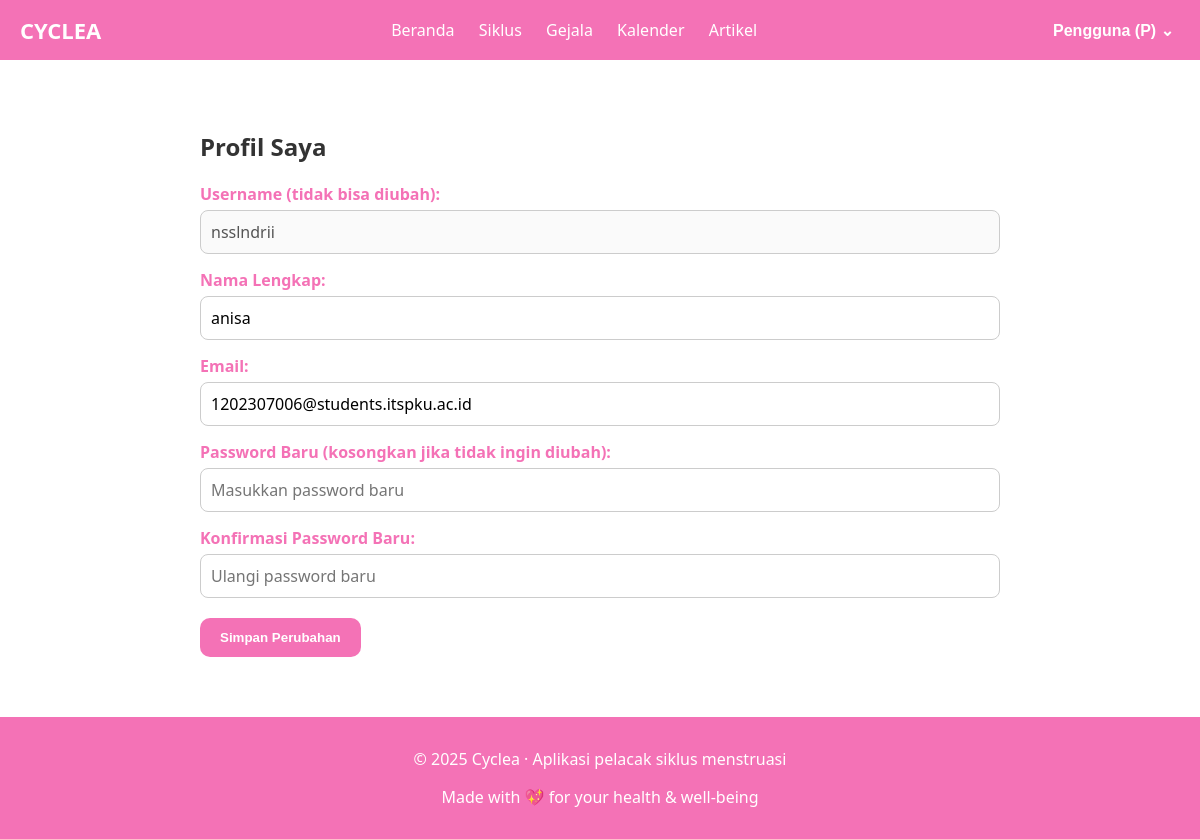
Page /pages/profil.php (signed in) on the committed database.
### tables this page shows
CREATE TABLE `users` (
  `id` int(11) NOT NULL,
  `username` varchar(50) NOT NULL,
  `password` varchar(100) NOT NULL,
  `email` varchar(100) NOT NULL,
  `nama_lengkap` varchar(100) DEFAULT NULL,
  `foto_profil` varchar(255) DEFAULT NULL,
  `created_at` timestamp NOT NULL DEFAULT current_timestamp()
);

### pages/profil.php (the view, shortened to what this page needs)
<?php
require '../proses/db.php';
$user_id = $_SESSION['user_id'];
$stmt = $conn->prepare("SELECT username, nama_lengkap, email FROM users WHERE id = ?");
$stmt->bind_param("i", $user_id);
$stmt->execute();
$result = $stmt->get_result();
$user = $result->fetch_assoc();
?>
<!DOCTYPE html>
<html lang="id">
<head>
  <link rel="stylesheet" href="/kalender_mens/css/style.css">
</head>
<body>
<?php include '../includes/header.php'; ?>
<div class="container">
  <h2>Profil Saya</h2>
  <form action="../proses/update_profil.php" method="POST">
    <label for="username">Username (tidak bisa diubah):</label>
    <input type="text" id="username" name="username" value="<?= htmlspecialchars($user['username']) ?>" disabled>
    <label for="nama_lengkap">Nama Lengkap:</label>
    <input type="text" id="nama_lengkap" name="nama_lengkap" value="<?= htmlspecialchars($user['nama_lengkap']) ?>" required>
    <label for="email">Email:</label>
    <input type="email" id="email" name="email" value="<?= htmlspecialchars($user['email']) ?>" required>
    <label for="password">Password Baru (kosongkan jika tidak ingin diubah):</label>
    <input type="password" id="password" name="password" placeholder="Masukkan password baru">
    <label for="password_confirm">Konfirmasi Password Baru:</label>
    <input type="password" id="password_confirm" name="password_confirm" placeholder="Ulangi password baru">
    <button type="submit">Simpan Perubahan</button>
  </form>
</div>
<?php include '../includes/footer.php'; ?>
</body>
</html>

### css/style.css (style rules this page uses)
body { font-family: 'Segoe UI', sans-serif; background: #fff; color: #333; margin: 0; padding: 0; }
.container { max-width: 800px; margin: 30px auto; padding: 20px; }
form label { font-weight: 600; display: block; margin-top: 15px; margin-bottom: 5px; color: #f472b6; }
form input, form textarea, form select { width: 100%; padding: 10px; border-radius: 8px; border: 1px solid #ccc; box-sizing: border-box; font-size: 16px; font-family: inherit; transition: border-color 0.3s ease; }
form button { margin-top: 20px; background-color: #f472b6; color: white; font-weight: bold; padding: 12px 20px; border: none; border-radius: 10px; cursor: pointer; transition: background-color 0.3s ease; }

### rows in the picture
users: username "nsslndrii", nama_lengkap "anisa", email "1202307006@students.itspku.ac.id"

### other values in the picture
$nama_lengkap "Pengguna"
$inisial "P"
